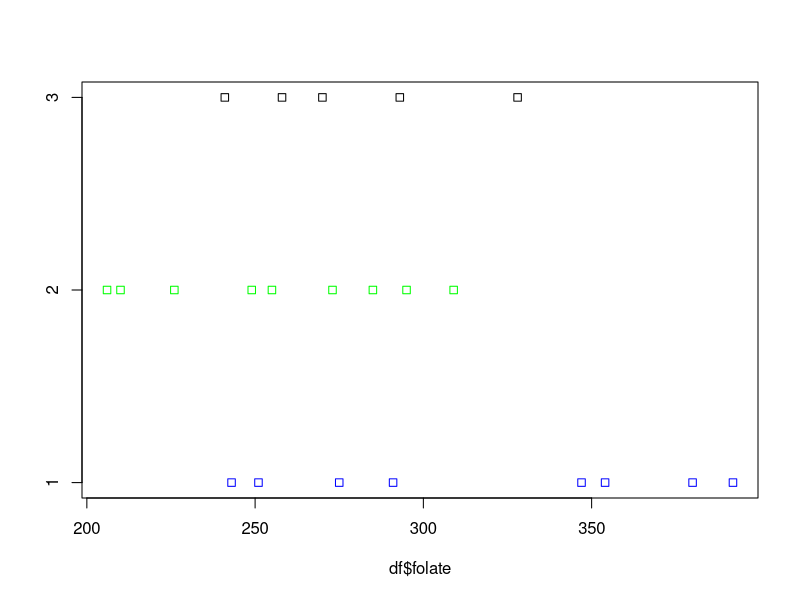
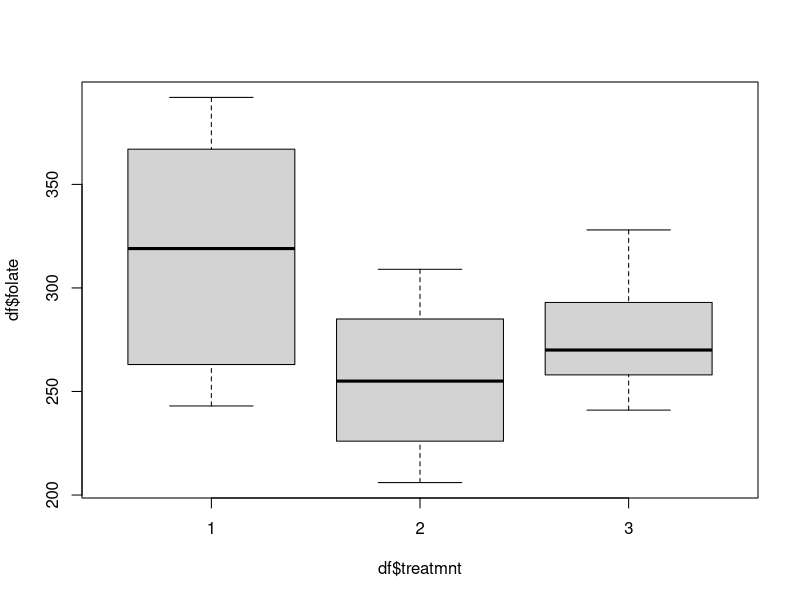

R code for these plots, in order:
## ---- chunk 1
df = read.csv("amess.csv")
View(df)
## ---- chunk 2
summary(df)
## ---- chunk 3
df$treatmnt <- factor(df$treatmnt)
summary(df)
## ---- chunk 4
levels(df$treatmnt)
## ---- chunk 5
stripchart(df$folate ~ df$treatmnt, col = c("blue", "green", "black"))
## ---- chunk 6
tapply(df$folate, df$treatmnt, mean)
## ---- chunk 7
boxplot(df$folate ~ df$treatmnt)
## ---- chunk 8
shapiro.test(df$folate[df$treatmnt == "1"])
## ---- chunk 9
shapiro.test(df$folate[df$treatmnt == "2"])
## ---- chunk 10
shapiro.test(df$folate[df$treatmnt == "3"])
## ---- chunk 11
bartlett.test(df$folate ~ df$treatmnt)
## ---- chunk 12
summary(aov(df$folate ~ df$treatmnt))
## ---- chunk 13
contrasts(df$treatmnt)
## ---- chunk 14
summary(lm(df$folate ~ df$treatmnt))
## ---- chunk 15
tapply(df$folate, df$treatmnt, mean)
## ---- chunk 16
mean(tapply(df$folate, df$treatmnt, mean))
## ---- chunk 17
contrasts(df$treatmnt) <- contr.sum
contrasts(df$treatmnt)
## ---- chunk 18
summary(lm(df$folate ~ df$treatmnt))
